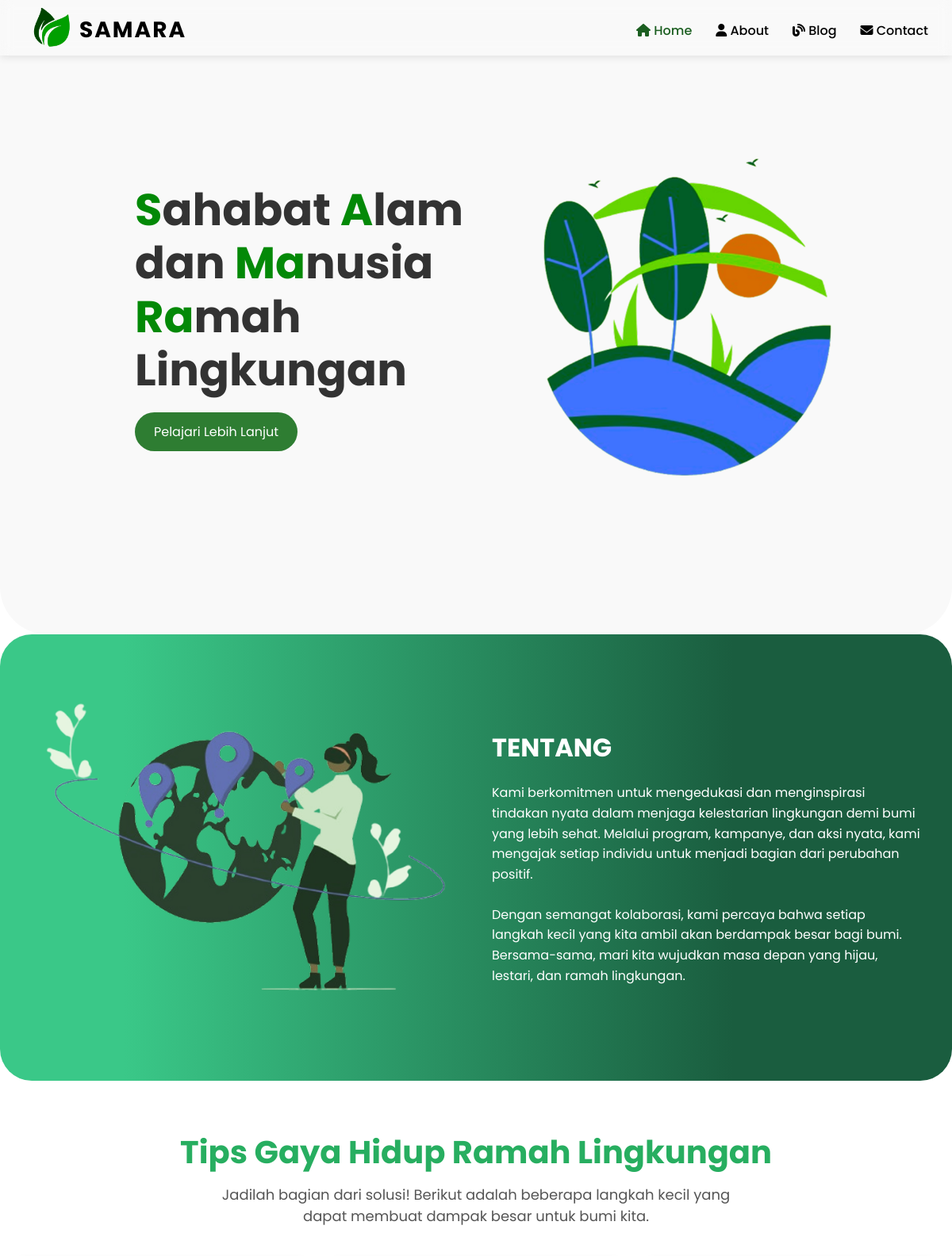
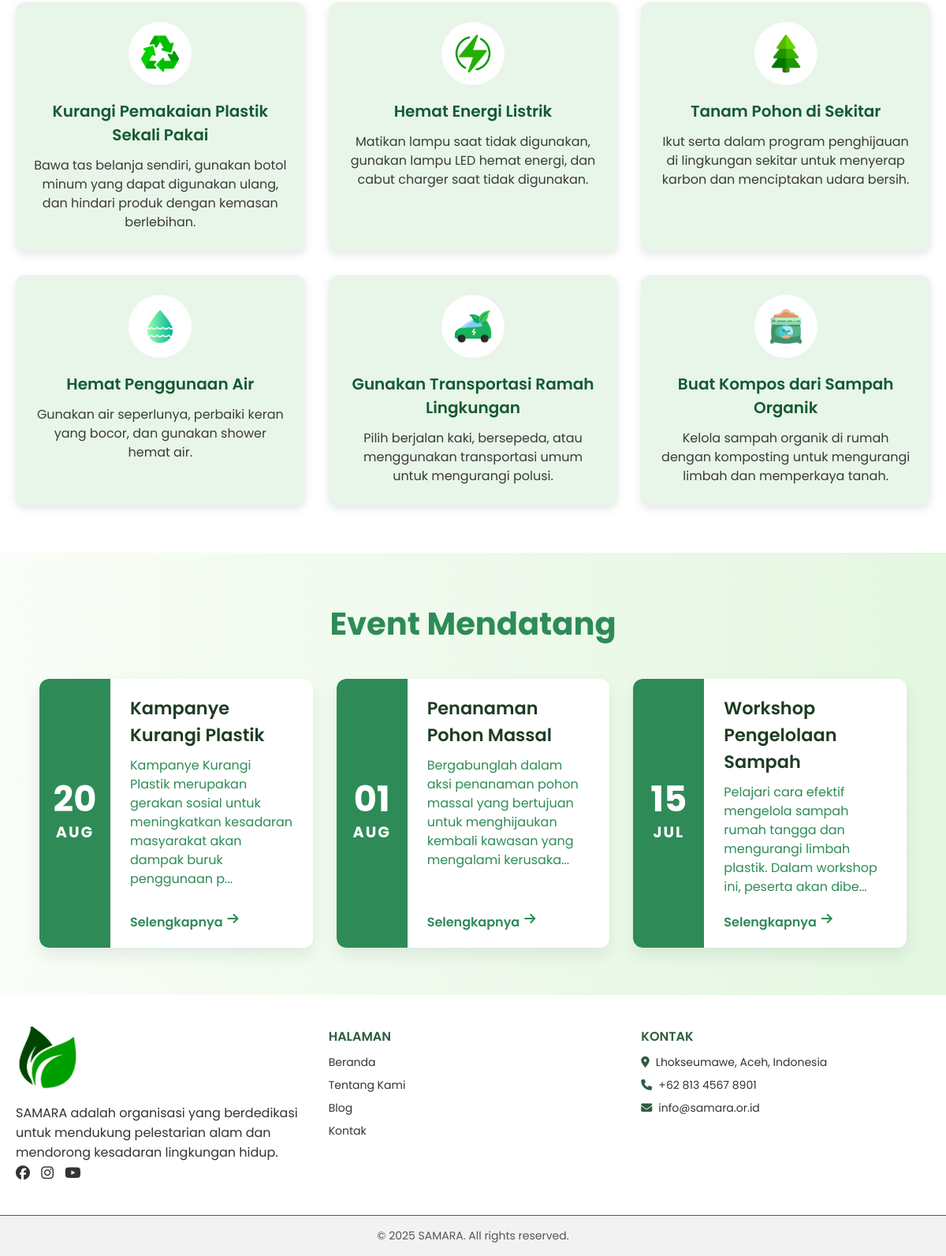
The page / on the database its author committed (2 pictures, top to bottom).
### tables this page shows
CREATE TABLE `kegiatan` (
  `id_kegiatan` varchar(5) NOT NULL,
  `nama_kegiatan` varchar(50) DEFAULT NULL,
  `deskripsi_kegiatan` text DEFAULT NULL,
  `tanggal_kegiatan` date DEFAULT NULL,
  `thumbnail` varchar(255) DEFAULT NULL,
  `ketua_pelaksana` varchar(30) DEFAULT NULL,
  `tempat` varchar(50) DEFAULT NULL
);

### index.php (the view, shortened to what this page needs)
<?php
require './database/koneksi.php';
$sql = "SELECT * FROM kegiatan ORDER BY tanggal_kegiatan DESC";
$result = $koneksi->query($sql);
?>
<!DOCTYPE html>
<html lang="en">
<head>
    <link rel="stylesheet" href="css/style.css" />
</head>
<body class="">
     <div class="falling-leaves"></div>
<?php include 'navbar.php' ?>
<section class="hero">
  <div class="hero-left fade-right" data-aos="fade-right" data-aos-duration="1200">
    <div class="hero-title">
        <div class="title-line">
            <span class="highlight">S</span>ahabat<span class="highlight"> A</span>lam dan
         <span class="highlight">Ma</span>nusia<span class="highlight"> Ra</span>mah Lingkungan
        </div>
    </div>
    <a href="about.html"><button class="cta-button">Pelajari Lebih Lanjut</button></a>
  </div>
  <div class="hero-right fade-left" data-aos="fade-left" data-aos-duration="1200" data-aos-parallax="true">
    <img class="img-home" src="img/gambar-1.png" alt="Ilustrasi Alam">
  </div>
</section>
<section class="about-section">
  <div class="about-container">
    <div class="about-image fade-left" data-aos="fade-left" data-aos-duration="1200">
      <img src="img/gambar-2.png" alt="Ilustrasi Alam">
    </div>
    <div class="about-text fade-right" data-aos="fade-right" data-aos-duration="1200">
      <h2>TENTANG</h2>
      <p>
        Kami berkomitmen untuk mengedukasi dan menginspirasi tindakan nyata dalam menjaga kelestarian lingkungan demi bumi yang lebih sehat. Melalui program, kampanye, dan aksi nyata, kami mengajak setiap individu untuk menjadi bagian dari perubahan positif.
        <br><br>
        Dengan semangat kolaborasi, kami percaya bahwa setiap langkah kecil yang kita ambil akan berdampak besar bagi bumi. Bersama-sama, mari kita wujudkan masa depan yang hijau, lestari, dan ramah lingkungan.
      </p>
    </div>
  </div>
</section>
<section class="tips-section">
  <div class="tips-header">
    <h2 class="tips-title" data-aos="fade-down" data-aos-duration="1000">
      Tips Gaya Hidup Ramah Lingkungan
    </h2>
    <p class="tips-subtitle" data-aos="fade-down" data-aos-duration="1200">
      Jadilah bagian dari solusi! Berikut adalah beberapa langkah kecil yang dapat membuat dampak besar untuk bumi kita.
    </p>
  </div>
  <div class="tips-container">
    <div class="tips-item" data-aos="fade-up" data-aos-duration="1000">
      <div class="tips-icon-wrapper">
        <img src="img/recycle-symbol 1.png" alt="Reduce Single-Use Plastics" class="tips-icon">
      </div>
      <h3 class="tips-item-title">Kurangi Pemakaian Plastik Sekali Pakai</h3>
      <p class="tips-item-desc">
        Bawa tas belanja sendiri, gunakan botol minum yang dapat digunakan ulang, dan hindari produk dengan kemasan berlebihan.
      </p>
    </div>
    <div class="tips-item" data-aos="fade-up" data-aos-duration="1000" data-aos-delay="200">
      <div class="tips-icon-wrapper">
        <img src="img/green-energy 1.png" alt="Save Electricity" class="tips-icon">
      </div>
      <h3 class="tips-item-title">Hemat Energi Listrik</h3>
      <p class="tips-item-desc">
        Matikan lampu saat tidak digunakan, gunakan lampu LED hemat energi, dan cabut charger saat tidak digunakan.
      </p>
    </div>
    <div class="tips-item" data-aos="fade-up" data-aos-duration="1000" data-aos-delay="400">
      <div class="tips-icon-wrapper">
        <img src="img/christmas-tree 1.png" alt="Plant Trees" class="tips-icon">
      </div>
      <h3 class="tips-item-title">Tanam Pohon di Sekitar</h3>
      <p class="tips-item-desc">
        Ikut serta dalam program penghijauan di lingkungan sekitar untuk menyerap karbon dan menciptakan udara bersih.
      </p>
    </div>
    <div class="tips-item" data-aos="fade-up" data-aos-duration="1000" data-aos-delay="600">
      <div class="tips-icon-wrapper">
        <img src="img/oceans-day.png" alt="Save Water" class="tips-icon">
      </div>
      <h3 class="tips-item-title">Hemat Penggunaan Air</h3>
      <p class="tips-item-desc">
        Gunakan air seperlunya, perbaiki keran yang bocor, dan gunakan shower hemat air.
      </p>
    </div>
    <div class="tips-item" data-aos="fade-up" data-aos-duration="1000" data-aos-delay="800">
      <div class="tips-icon-wrapper">
        <img src="img/electric-car.png" alt="Use Eco-friendly Transport" class="tips-icon">
      </div>
      <h3 class="tips-item-title">Gunakan Transportasi Ramah Lingkungan</h3>
      <p class="tips-item-desc">
        Pilih berjalan kaki, bersepeda, atau menggunakan transportasi umum untuk mengurangi polusi.
      </p>
    </div>
    <div class="tips-item" data-aos="fade-up" data-aos-duration="1000" data-aos-delay="1000">
      <div class="tips-icon-wrapper">
        <img src="img/fertilizer.png" alt="Make Compost" class="tips-icon">
      </div>
      <h3 class="tips-item-title">Buat Kompos dari Sampah Organik</h3>
      <p class="tips-item-desc">
        Kelola sampah organik di rumah dengan komposting untuk mengurangi limbah dan memperkaya tanah.
      </p>
    </div>
  </div>
</section>
<section class="events-section">
  <div class="container">
    <h2 class="section-title" data-aos="fade-up" data-aos-duration="1000">Event Mendatang</h2>
    <div class="events-grid">
        <?php
            if ($result->num_rows > 0) {
            while ($row = $result->fetch_assoc()) {
            $tanggal = date("d", strtotime($row["tanggal_kegiatan"]));
            $bulan   = strtoupper(date("M", strtotime($row["tanggal_kegiatan"])));
        $preview = substr(strip_tags($row["deskripsi_kegiatan"]), 0, 120) . "...";
        echo '<article class="event-card fade-up" data-aos="fade-up" data-aos-duration="1000">
        <div class="event-date">
          <span class="event-day">' . $tanggal . '</span>
          <span class="event-month">' . $bulan . '</span>
        </div>
        <div class="event-details">
          <h3 class="event-title">' . htmlspecialchars($row["nama_kegiatan"]) . '</h3>
          <p class="event-description">' . htmlspecialchars($preview) . '</p>
          <a href="event-detail.php?id=' . urlencode($row["id_kegiatan"]) . '" class="event-link" aria-label="Detail ' . htmlspecialchars($row["nama_kegiatan"]) . '">
        Selengkapnya <i class="fa-solid fa-arrow-right"></i>
          </a>
        </div>
      </article>';
              }
            } else {
              echo "<p>Tidak ada kegiatan yang tersedia.</p>";
            }
?>
    </div>
  </div>
</section>
<footer>
  <div class="footer-container">
    <div class="footer-section">
      <img src="img/icon-logo.png" alt="Logo SAMARA" class="footer-logo">
      <p>
        SAMARA adalah organisasi yang berdedikasi untuk mendukung pelestarian alam dan mendorong kesadaran lingkungan hidup.
      </p>
      <div class="social-links">
        <a href="#"><i class="fa-brands fa-facebook"></i></a>
        <a href="#"><i class="fa-brands fa-instagram"></i></a>
        <a href="#"><i class="fa-brands fa-youtube"></i></a>
      </div>
    </div>
    <div class="footer-section">
      <h4>HALAMAN</h4>
      <ul>
        <li><a href="index.html">Beranda</a></li>
        <li><a href="about.html">Tentang Kami</a></li>
        <li><a href="blog.html">Blog</a></li>
        <li><a href="contact.html">Kontak</a></li>
      </ul>
    </div>
    <div class="footer-section">
      <h4>KONTAK</h4>
      <ul>
        <li><i class="fa-solid fa-location-dot"></i> Lhokseumawe, Aceh, Indonesia</li>
        <li><i class="fa-solid fa-phone"></i> +62 813 4567 8901</li>
        <li><i class="fa-solid fa-envelope"></i> info@samara.or.id</li>
      </ul>
    </div>
  </div>
  <div class="footer-bottom">
    <p>&copy; 2025 SAMARA. All rights reserved.</p>
  </div>
</footer>
</body>
</html>

### rows shown on the page
kegiatan: tanggal_kegiatan "20", tanggal_kegiatan "AUG", nama_kegiatan "Kampanye Kurangi Plastik", deskripsi_kegiatan "Kampanye Kurangi Plastik merupakan gerakan sosial untuk meningkatkan kesadaran masyarakat akan dampak buruk penggunaan p..."
kegiatan: tanggal_kegiatan "01", tanggal_kegiatan "AUG", nama_kegiatan "Penanaman Pohon Massal", deskripsi_kegiatan "Bergabunglah dalam aksi penanaman pohon massal yang bertujuan untuk menghijaukan kembali kawasan yang mengalami kerusaka..."
kegiatan: tanggal_kegiatan "15", tanggal_kegiatan "JUL", nama_kegiatan "Workshop Pengelolaan Sampah", deskripsi_kegiatan "Pelajari cara efektif mengelola sampah rumah tangga dan mengurangi limbah plastik. Dalam workshop ini, peserta akan dibe..."
